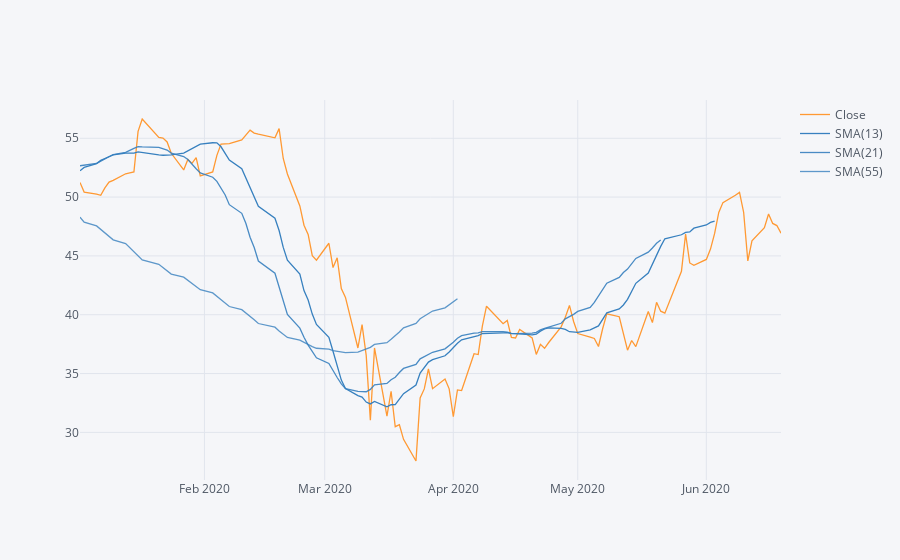

The notebook cell this image was saved under:
### Markdown cell above
** Use .ta_plot(study='sma') to create a Simple Moving Averages plot of Morgan Stanley for the year 2015.**

### Code cell
MS['Close'].loc['2020'].ta_plot(study='sma',periods=[13,21,55],title='Simple Moving Averages')
